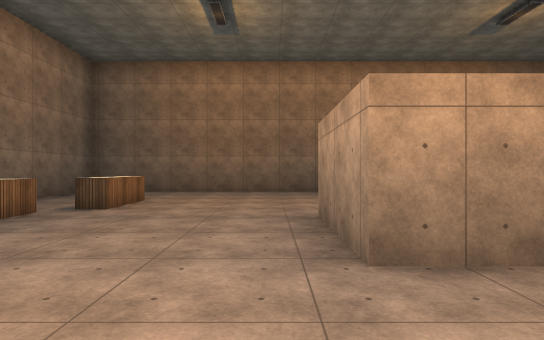
View 1 (above)

16 first-person views from a walk through a 3-D level made in the Unity game engine. The camera is 1.5 m above the floor, looks level and sees 75° across. The floor is counted in squares, 2 m on a side. Each view is taken from the middle of a square. On the plan, view 1 faces up. The plan holds only what a view shows up to about 11 squares ahead; the rest is blank. Surface patterns are stand-ins for the level's own textures.

View 2
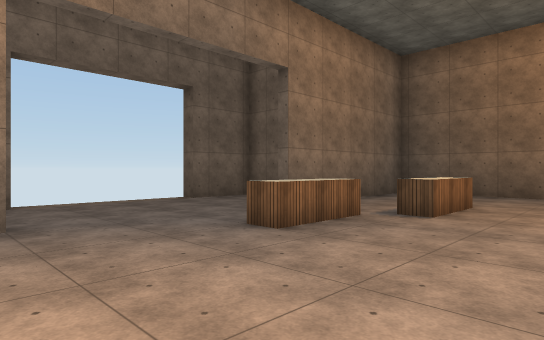

View 3
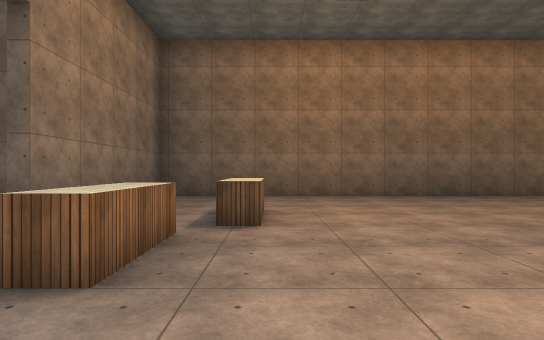

View 4
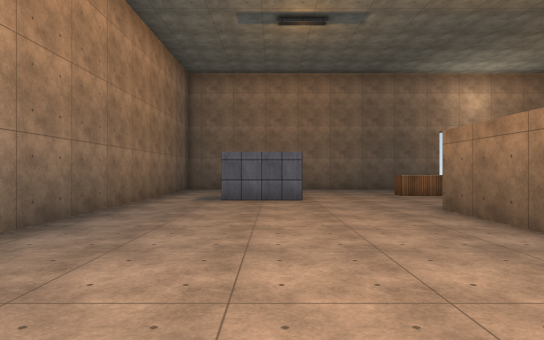

View 5
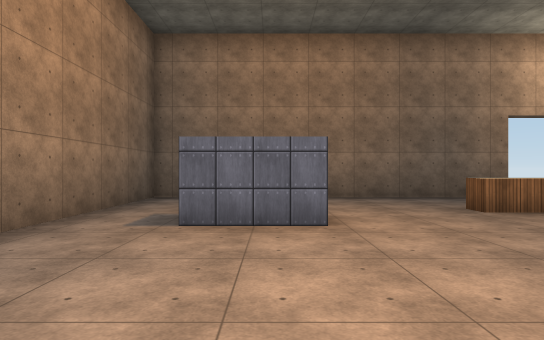

View 6
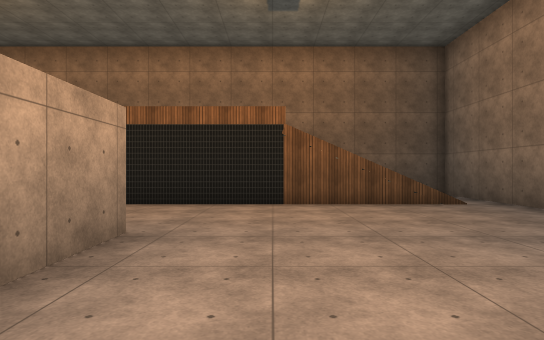

View 7
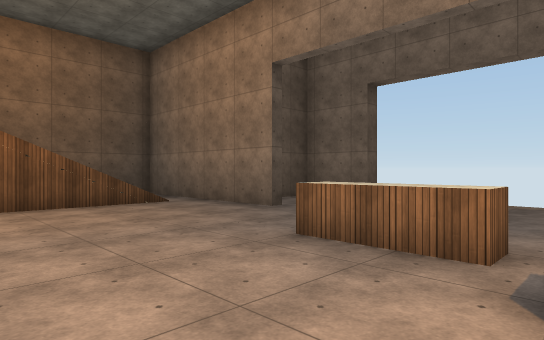

View 8
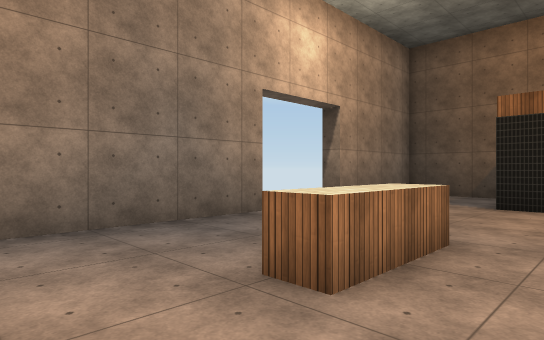

View 9
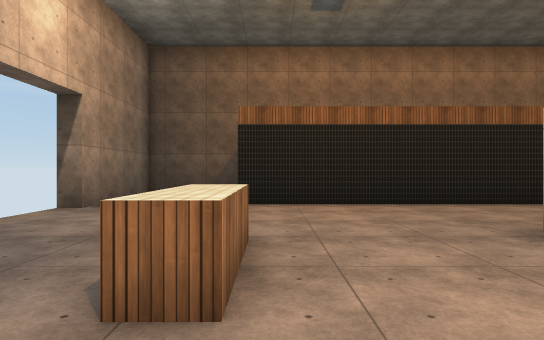

View 10
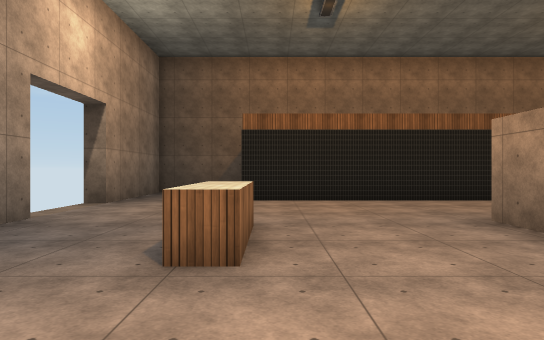

View 11
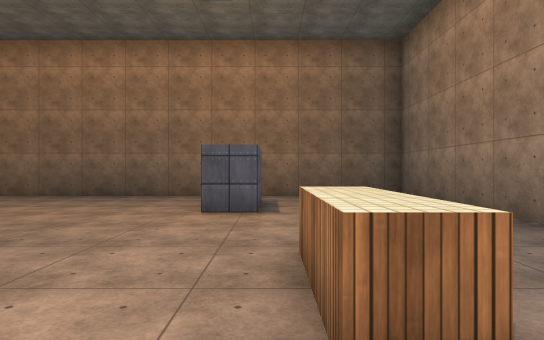

View 12
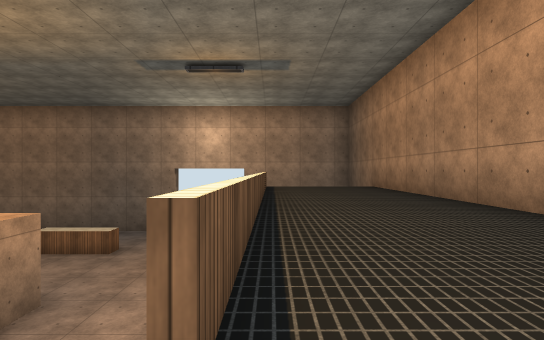

View 13
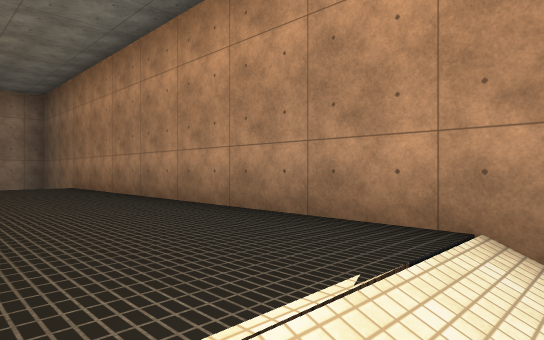

View 14
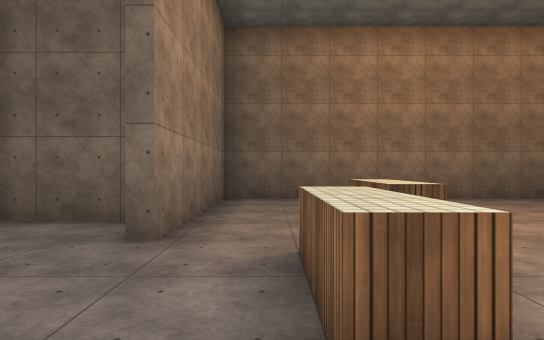

View 15
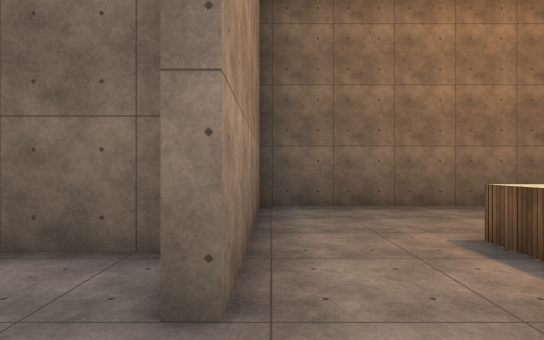

View 16
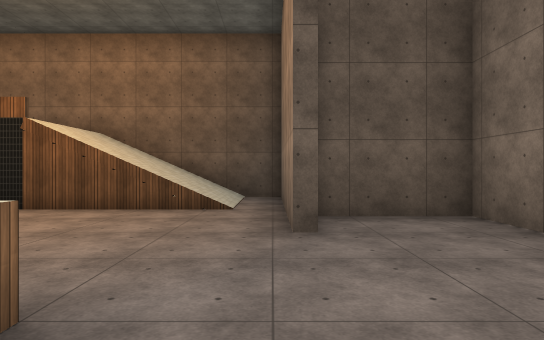

### Floor plan
Key: @ floor where view 1 was taken; # wall or solid block; x gap in a wall; . main floor; : floor 3.5 m higher than the main floor; / step, stairs or slope; ^ raised ledge.
Columns run from 10 left of view 1 to 11 right of it. Each row starts with its distance up from view 1.
 13    ###################
 12    #.................#
 11    #.................#
 10    #............#..  #
  9 #####...........#.   #
  8 #...#..^............ #
  7 #...#.^^.............#
  6  .....^..............#
  5  .....^....###....^..#
  4  ..........###....^..#
  3  ..........###.......#
  2 x.....................
  1 #...#.................
  0 #####.....@..........#
 -1    #.////:::::::::...#
 -2    #.////:::::::::...#
 -3    #.////:::::::::...#
 -4    ###################

Where each view was taken, in squares from view 1:
view 1: 0 up, 0 right, facing up
view 2: 1 up, 1 left, facing up-left
view 3: 2 up, 3 left, facing up
view 4: 9 up, 3 left, facing right
view 5: 9 up, 1 right, facing right
view 6: 7 up, 1 left, facing down
view 7: 7 up, 1 left, facing down-left
view 8: 7 up, 6 right, facing down-right
view 9: 7 up, 7 right, facing down
view 10: 8 up, 7 right, facing down
view 11: 2 up, 7 right, facing up
view 12: 1 down, 2 left, facing right
view 13: 1 down, 2 left, facing down-right
view 14: 3 up, 5 left, facing up
view 15: 5 up, 6 left, facing up
view 16: 6 up, 6 left, facing down
